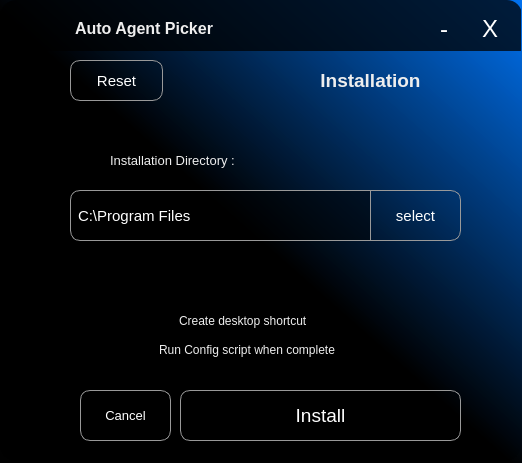
<?xml version="1.0" encoding="UTF-8"?>
<ui version="4.0">
 <class>Form</class>
 <widget class="QWidget" name="Form">
  <property name="geometry">
   <rect>
    <x>0</x>
    <y>0</y>
    <width>522</width>
    <height>463</height>
   </rect>
  </property>
  <property name="font">
   <font>
    <pointsize>10</pointsize>
   </font>
  </property>
  <property name="windowTitle">
   <string>Form</string>
  </property>
  <property name="styleSheet">
   <string notr="true">QWidget {
color: #EEE;
}

#Form {
background-color: qlineargradient(spread:pad, x1:0.487562, y1:0.512, x2:1, y2:0, stop:0 rgba(0, 0, 0, 242), stop:1 rgba(0, 113, 240, 238));
}

#widget {
	border-radius: 15px;
background-color: qlineargradient(spread:pad, x1:0.487562, y1:0.512, x2:1, y2:0, stop:0 rgba(0, 0, 0, 242), stop:1 rgba(0, 113, 240, 238));
color: #EEE;
}

#appHeader {
	background-color: rgba(0, 0, 0, 0.75);
	border: none;
	border-top-left-radius: 15px;
	border-top-right-radius: 15px;
}

QPushButton, QComboBox {
	background: transparent;
	border-radius: 10px;
	color: white;
	border: 1px solid #999;
}
QPushButton:hover, QLineEdit:hover {
	border-color: red;
}

QLineEdit {
	padding: 5px;
	background-color: rgba(0, 0, 0, 0.5);
	border-radius: 10px;
	color: white;
	border: 1px solid #999;
}

QCheckBox {
	background-color: transparent
}

#title {
	color: red;
}

QLabel {
	background-color: transparent;
}</string>
  </property>
  <widget class="QWidget" name="widget" native="true">
   <property name="geometry">
    <rect>
     <x>0</x>
     <y>0</y>
     <width>521</width>
     <height>461</height>
    </rect>
   </property>
   <widget class="QLineEdit" name="dir">
    <property name="geometry">
     <rect>
      <x>70</x>
      <y>190</y>
      <width>301</width>
      <height>51</height>
     </rect>
    </property>
    <property name="font">
     <font>
      <pointsize>11</pointsize>
     </font>
    </property>
    <property name="styleSheet">
     <string notr="true">border-top-right-radius: 0px;
border-bottom-right-radius: 0px;</string>
    </property>
    <property name="text">
     <string>C:\Program Files</string>
    </property>
    <property name="placeholderText">
     <string>Choose A Location</string>
    </property>
   </widget>
   <widget class="QGroupBox" name="appHeader">
    <property name="enabled">
     <bool>true</bool>
    </property>
    <property name="geometry">
     <rect>
      <x>1</x>
      <y>0</y>
      <width>521</width>
      <height>51</height>
     </rect>
    </property>
    <property name="styleSheet">
     <string notr="true">QPushButton {
	border-radius: 2px;
	height: 30px;
	width: 30px;
	border: 5px solid transparent;
}
QPushButton:hover {
	background-color: rgba(255, 255, 255, 0.1);
}

#appIcon {
	width: 50px;
	min-width: 50px;
}</string>
    </property>
    <property name="alignment">
     <set>Qt::AlignLeading|Qt::AlignLeft|Qt::AlignVCenter</set>
    </property>
    <layout class="QHBoxLayout" name="header">
     <property name="leftMargin">
      <number>15</number>
     </property>
     <property name="topMargin">
      <number>3</number>
     </property>
     <property name="bottomMargin">
      <number>0</number>
     </property>
     <item alignment="Qt::AlignHCenter">
      <widget class="QLabel" name="appIcon">
       <property name="whatsThis">
        <string>&lt;html&gt;&lt;head/&gt;&lt;body&gt;&lt;p&gt;&lt;br/&gt;&lt;/p&gt;&lt;/body&gt;&lt;/html&gt;</string>
       </property>
       <property name="styleSheet">
        <string notr="true">border-image: url(:/res/icon.ico) 0;
width: 30px;
max-width: 40px;</string>
       </property>
       <property name="text">
        <string/>
       </property>
      </widget>
     </item>
     <item>
      <widget class="QLabel" name="label_3">
       <property name="font">
        <font>
         <pointsize>12</pointsize>
         <weight>75</weight>
         <bold>true</bold>
        </font>
       </property>
       <property name="text">
        <string>Auto Agent Picker</string>
       </property>
      </widget>
     </item>
     <item>
      <spacer name="horizontalSpacer">
       <property name="orientation">
        <enum>Qt::Horizontal</enum>
       </property>
       <property name="sizeHint" stdset="0">
        <size>
         <width>40</width>
         <height>20</height>
        </size>
       </property>
      </spacer>
     </item>
     <item>
      <widget class="QPushButton" name="minimizeBtn">
       <property name="font">
        <font>
         <pointsize>18</pointsize>
         <weight>50</weight>
         <bold>false</bold>
        </font>
       </property>
       <property name="cursor">
        <cursorShape>PointingHandCursor</cursorShape>
       </property>
       <property name="styleSheet">
        <string notr="true"/>
       </property>
       <property name="text">
        <string>-</string>
       </property>
      </widget>
     </item>
     <item>
      <widget class="QPushButton" name="exitBtn">
       <property name="font">
        <font>
         <pointsize>18</pointsize>
         <weight>50</weight>
         <bold>false</bold>
        </font>
       </property>
       <property name="cursor">
        <cursorShape>PointingHandCursor</cursorShape>
       </property>
       <property name="whatsThis">
        <string>&lt;html&gt;&lt;head/&gt;&lt;body&gt;&lt;p&gt;&lt;br/&gt;&lt;/p&gt;&lt;/body&gt;&lt;/html&gt;</string>
       </property>
       <property name="styleSheet">
        <string notr="true">QPushButton:hover {
	background-color: red;
}</string>
       </property>
       <property name="text">
        <string>X</string>
       </property>
      </widget>
     </item>
    </layout>
   </widget>
   <widget class="QPushButton" name="installBtn">
    <property name="geometry">
     <rect>
      <x>180</x>
      <y>390</y>
      <width>281</width>
      <height>51</height>
     </rect>
    </property>
    <property name="font">
     <font>
      <pointsize>14</pointsize>
     </font>
    </property>
    <property name="cursor">
     <cursorShape>PointingHandCursor</cursorShape>
    </property>
    <property name="text">
     <string>Install</string>
    </property>
   </widget>
   <widget class="QPushButton" name="resetBtn">
    <property name="geometry">
     <rect>
      <x>70</x>
      <y>60</y>
      <width>93</width>
      <height>41</height>
     </rect>
    </property>
    <property name="font">
     <font>
      <pointsize>11</pointsize>
     </font>
    </property>
    <property name="cursor">
     <cursorShape>PointingHandCursor</cursorShape>
    </property>
    <property name="text">
     <string>Reset</string>
    </property>
   </widget>
   <widget class="QPushButton" name="cancelBtn">
    <property name="geometry">
     <rect>
      <x>80</x>
      <y>390</y>
      <width>91</width>
      <height>51</height>
     </rect>
    </property>
    <property name="font">
     <font>
      <pointsize>10</pointsize>
     </font>
    </property>
    <property name="cursor">
     <cursorShape>PointingHandCursor</cursorShape>
    </property>
    <property name="text">
     <string>Cancel</string>
    </property>
   </widget>
   <widget class="QCheckBox" name="runConfig">
    <property name="geometry">
     <rect>
      <x>140</x>
      <y>340</y>
      <width>261</width>
      <height>20</height>
     </rect>
    </property>
    <property name="font">
     <font>
      <pointsize>9</pointsize>
     </font>
    </property>
    <property name="cursor">
     <cursorShape>PointingHandCursor</cursorShape>
    </property>
    <property name="text">
     <string>Run Config script when complete</string>
    </property>
   </widget>
   <widget class="QPushButton" name="selectDirBtn">
    <property name="geometry">
     <rect>
      <x>370</x>
      <y>190</y>
      <width>91</width>
      <height>51</height>
     </rect>
    </property>
    <property name="font">
     <font>
      <pointsize>11</pointsize>
     </font>
    </property>
    <property name="cursor">
     <cursorShape>PointingHandCursor</cursorShape>
    </property>
    <property name="styleSheet">
     <string notr="true">border-top-left-radius: 0px;
border-bottom-left-radius: 0px;</string>
    </property>
    <property name="text">
     <string>select</string>
    </property>
   </widget>
   <widget class="QLabel" name="label_2">
    <property name="geometry">
     <rect>
      <x>110</x>
      <y>140</y>
      <width>201</width>
      <height>41</height>
     </rect>
    </property>
    <property name="font">
     <font>
      <pointsize>10</pointsize>
     </font>
    </property>
    <property name="text">
     <string>Installation Directory :</string>
    </property>
   </widget>
   <widget class="QLabel" name="error">
    <property name="geometry">
     <rect>
      <x>100</x>
      <y>250</y>
      <width>341</width>
      <height>31</height>
     </rect>
    </property>
    <property name="font">
     <font>
      <pointsize>10</pointsize>
     </font>
    </property>
    <property name="styleSheet">
     <string notr="true">color: red;</string>
    </property>
    <property name="text">
     <string/>
    </property>
    <property name="alignment">
     <set>Qt::AlignCenter</set>
    </property>
   </widget>
   <widget class="QCheckBox" name="createShortcut">
    <property name="geometry">
     <rect>
      <x>160</x>
      <y>310</y>
      <width>221</width>
      <height>21</height>
     </rect>
    </property>
    <property name="font">
     <font>
      <pointsize>9</pointsize>
     </font>
    </property>
    <property name="cursor">
     <cursorShape>PointingHandCursor</cursorShape>
    </property>
    <property name="text">
     <string>Create desktop shortcut</string>
    </property>
   </widget>
   <widget class="QLabel" name="label">
    <property name="geometry">
     <rect>
      <x>280</x>
      <y>60</y>
      <width>181</width>
      <height>41</height>
     </rect>
    </property>
    <property name="font">
     <font>
      <pointsize>14</pointsize>
      <weight>75</weight>
      <bold>true</bold>
     </font>
    </property>
    <property name="text">
     <string>Installation</string>
    </property>
    <property name="alignment">
     <set>Qt::AlignCenter</set>
    </property>
   </widget>
  </widget>
 </widget>
 <resources>
  <include location="resources.qrc"/>
 </resources>
 <connections/>
</ui>
